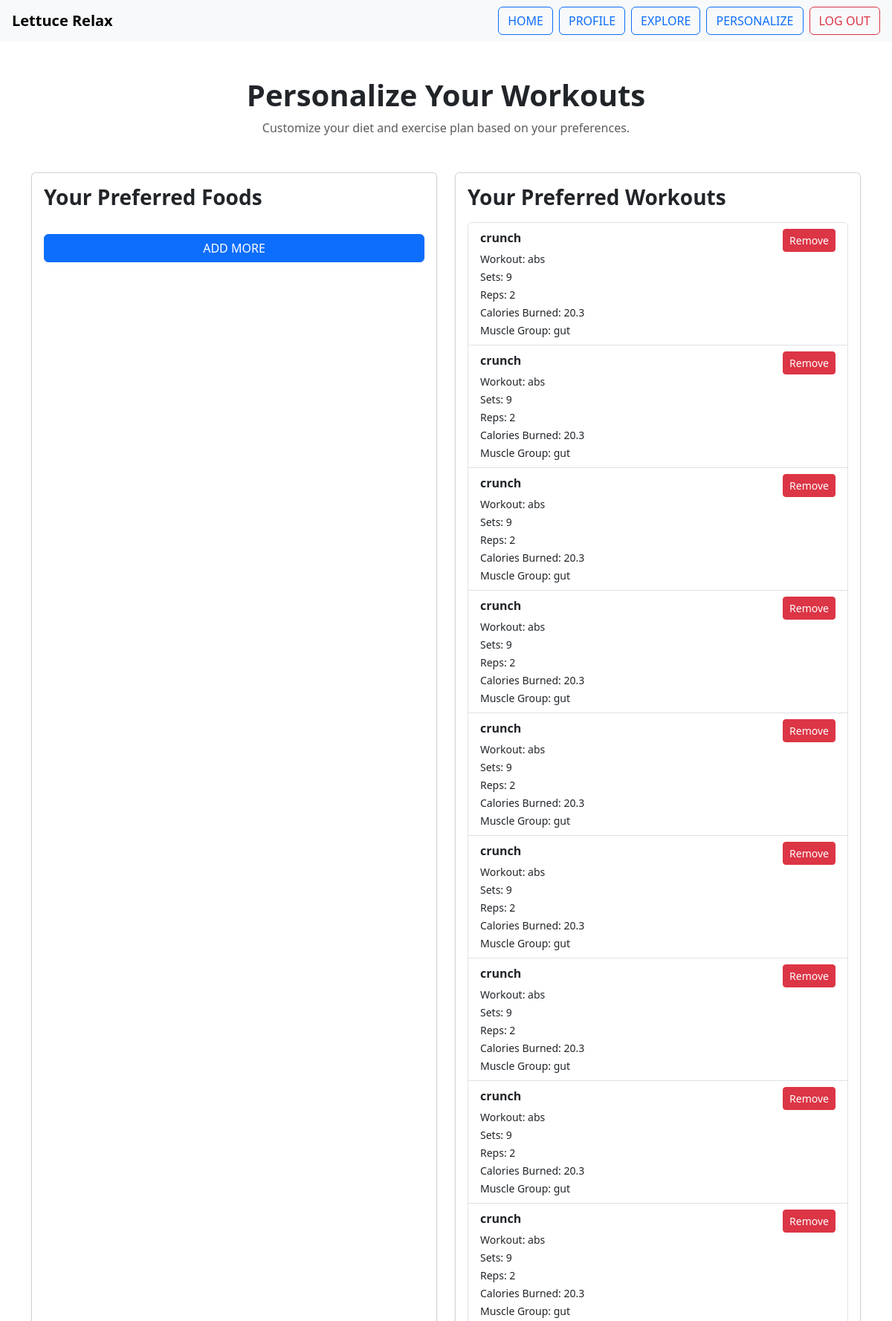
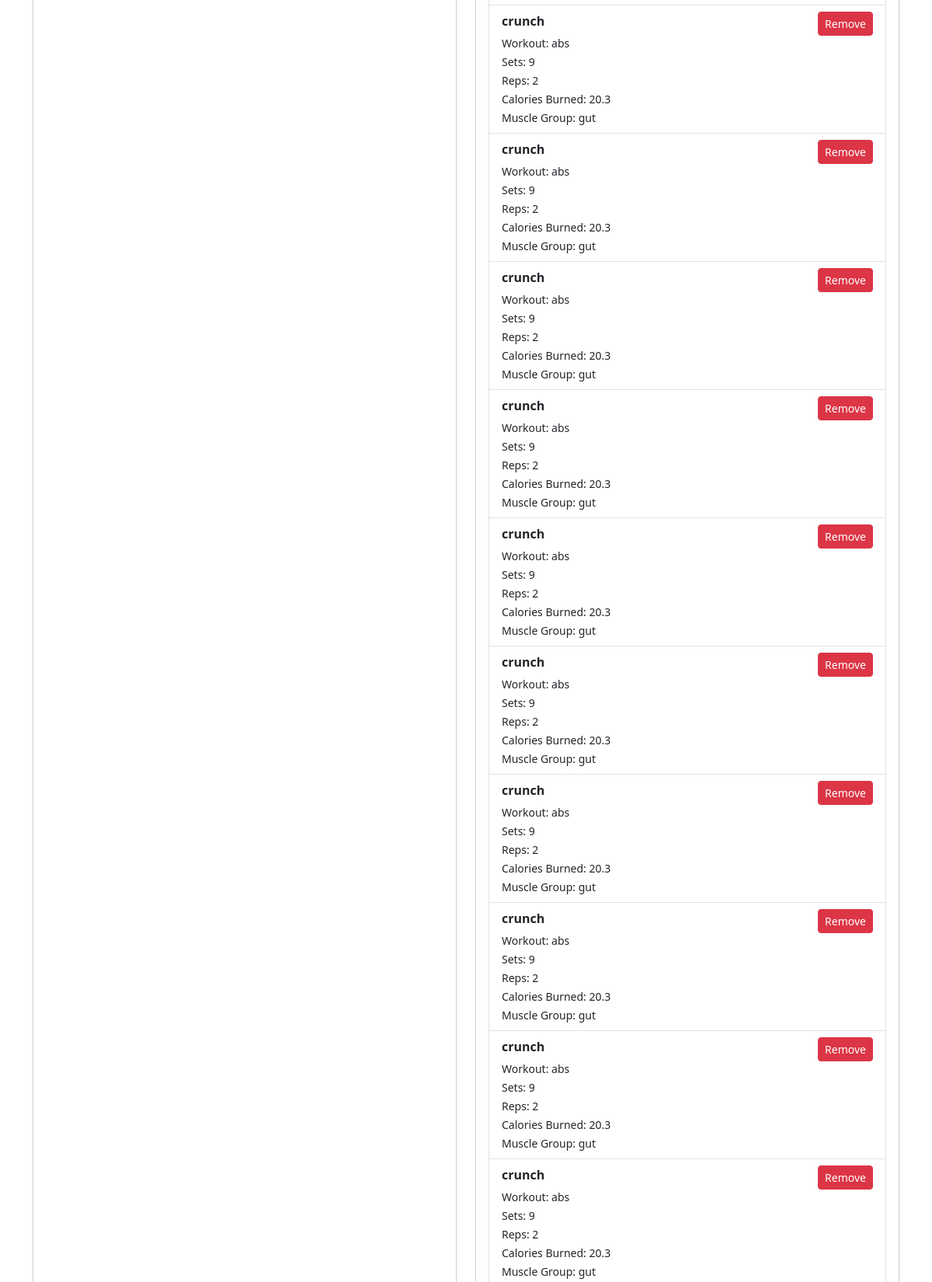
The page /personalize (signed in, upper part) on the database its author committed (2 pictures, top to bottom).
### tables this page shows
CREATE TABLE user_exercises (
    id INTEGER PRIMARY KEY AUTOINCREMENT,
    username TEXT,
    age INT,
    gender TEXT,
    weight REAL,
    height REAL,
    session_duration REAL,
    calories_burned REAL,
    workout_type TEXT,
    BMI REAL,
    name TEXT,
    sets INT,
    reps INT,
    benefit TEXT,
    burns_calories REAL,
    target_muscle_group TEXT,
    workout TEXT
);

### __init__.py (the view, shortened to what this page needs)
@app.route('/personalize', methods=["GET", "POST"])
def personalize():
    if "username" not in session:
        return redirect("/login")
    db = get_db()
    c = db.cursor()
    user = session["username"]
    food = c.execute("""
        SELECT name, calories, fat, sugar, protein, fiber, cholesterol
        FROM user_foods
        WHERE username = ?
    """, (user,)).fetchall()
    exer = c.execute("""
        SELECT username, age, gender, weight, height, session_duration, calories_burned, workout_type, BMI, name, sets, reps, benefit, burns_calories, target_muscle_group, workout
        FROM user_exercises
        WHERE username = ?
    """, (user,)).fetchall()
    db.commit()
    db.close()
    return render_template("personalize.html", user=user, food=food, exercise=exer)

### __init__.py (called while the page is built)
def get_db():
    conn = sqlite3.connect(DB_FILE)
    conn.row_factory = sqlite3.Row
    return conn

### templates/personalize.html (shortened to what this page needs)
<!DOCTYPE html>
<html>
<head>
  <link rel="stylesheet" href="/static/style.css">
  <link href="https://cdn.jsdelivr.net/npm/bootstrap@5.3.8/dist/css/bootstrap.min.css" rel="stylesheet">
</head>
<body>
<nav class="navbar navbar-expand-lg navbar-light bg-light px-3">
  <span class="navbar-brand fw-bold">Lettuce Relax</span>
  <div class="ms-auto d-flex gap-2">
    <form action="/" method="POST"><input class="btn btn-outline-primary" type="submit" value="HOME"></form>
    <form action="/profile" method="POST"><input class="btn btn-outline-primary" type="submit" value="PROFILE"></form>
    <form action="/explore" method="POST"><input class="btn btn-outline-primary" type="submit" value="EXPLORE"></form>
    <form action="/personalize" method="POST"><input class="btn btn-outline-primary" type="submit" value="PERSONALIZE"></form>
    <form action="/logout" method="POST"><input class="btn btn-outline-danger" type="submit" value="LOG OUT"></form>
  </div>
</nav>
<div class="container mt-5">
  <div class="text-center mb-5">
    <h1 class="fw-bold">Personalize Your Workouts</h1>
    <p class="text-muted">Customize your diet and exercise plan based on your preferences.</p>
  </div>
  <div class="row g-4">
    <div class="col-md-6">
      <div class="card shadow-sm h-100">
        <div class="card-body">
          <h3 class="fw-bold mb-3">Your Preferred Foods</h3>
          <form action="/profile" method="POST" class="mt-3">
            <input class="btn btn-primary w-100" type="submit" value="ADD MORE">
          </form>
        </div>
      </div>
    </div>
    <div class="col-md-6">
      <div class="card shadow-sm h-100">
        <div class="card-body">
          <h3 class="fw-bold mb-3">Your Preferred Workouts</h3>
          <ul class="list-group">
            {% for given_exercise in exercise %}
            <li class="list-group-item d-flex justify-content-between align-items-start">
              <div>
                <p class="mb-1"><strong>{{ given_exercise[9] }}</strong></p>
                <small>Workout: {{ given_exercise[7] }}</small><br>
                <small>Sets: {{ given_exercise[10] }}</small><br>
                <small>Reps: {{ given_exercise[11] }}</small><br>
                <small>Calories Burned: {{ given_exercise[13] }}</small><br>
                <small>Muscle Group: {{ given_exercise[14] }}</small>
              </div>
              <form method="POST" action="/personalize">
                <button class="btn btn-sm btn-danger" type="submit" name="action" value="remove_exercise">
                  Remove
                </button>
              </form>
            </li>
            {% endfor %}
          </ul>
        </div>
      </div>
    </div>
  </div>
</div>
</body>
</html>

### rows shown on the page
user_exercises: name "crunch", workout_type "abs", sets "9", reps "2", burns_calories "20.3", target_muscle_group "gut"
user_exercises: name "crunch", workout_type "abs", sets "9", reps "2", burns_calories "20.3", target_muscle_group "gut"
user_exercises: name "crunch", workout_type "abs", sets "9", reps "2", burns_calories "20.3", target_muscle_group "gut"
user_exercises: name "crunch", workout_type "abs", sets "9", reps "2", burns_calories "20.3", target_muscle_group "gut"
user_exercises: name "crunch", workout_type "abs", sets "9", reps "2", burns_calories "20.3", target_muscle_group "gut"
user_exercises: name "crunch", workout_type "abs", sets "9", reps "2", burns_calories "20.3", target_muscle_group "gut"
user_exercises: name "crunch", workout_type "abs", sets "9", reps "2", burns_calories "20.3", target_muscle_group "gut"
user_exercises: name "crunch", workout_type "abs", sets "9", reps "2", burns_calories "20.3", target_muscle_group "gut"
user_exercises: name "crunch", workout_type "abs", sets "9", reps "2", burns_calories "20.3", target_muscle_group "gut"
user_exercises: name "crunch", workout_type "abs", sets "9", reps "2", burns_calories "20.3", target_muscle_group "gut"
user_exercises: name "crunch", workout_type "abs", sets "9", reps "2", burns_calories "20.3", target_muscle_group "gut"
user_exercises: name "crunch", workout_type "abs", sets "9", reps "2", burns_calories "20.3", target_muscle_group "gut"
user_exercises: name "crunch", workout_type "abs", sets "9", reps "2", burns_calories "20.3", target_muscle_group "gut"
user_exercises: name "crunch", workout_type "abs", sets "9", reps "2", burns_calories "20.3", target_muscle_group "gut"
user_exercises: name "crunch", workout_type "abs", sets "9", reps "2", burns_calories "20.3", target_muscle_group "gut"
user_exercises: name "crunch", workout_type "abs", sets "9", reps "2", burns_calories "20.3", target_muscle_group "gut"
user_exercises: name "crunch", workout_type "abs", sets "9", reps "2", burns_calories "20.3", target_muscle_group "gut"
user_exercises: name "crunch", workout_type "abs", sets "9", reps "2", burns_calories "20.3", target_muscle_group "gut"
user_exercises: name "crunch", workout_type "abs", sets "9", reps "2", burns_calories "20.3", target_muscle_group "gut"
